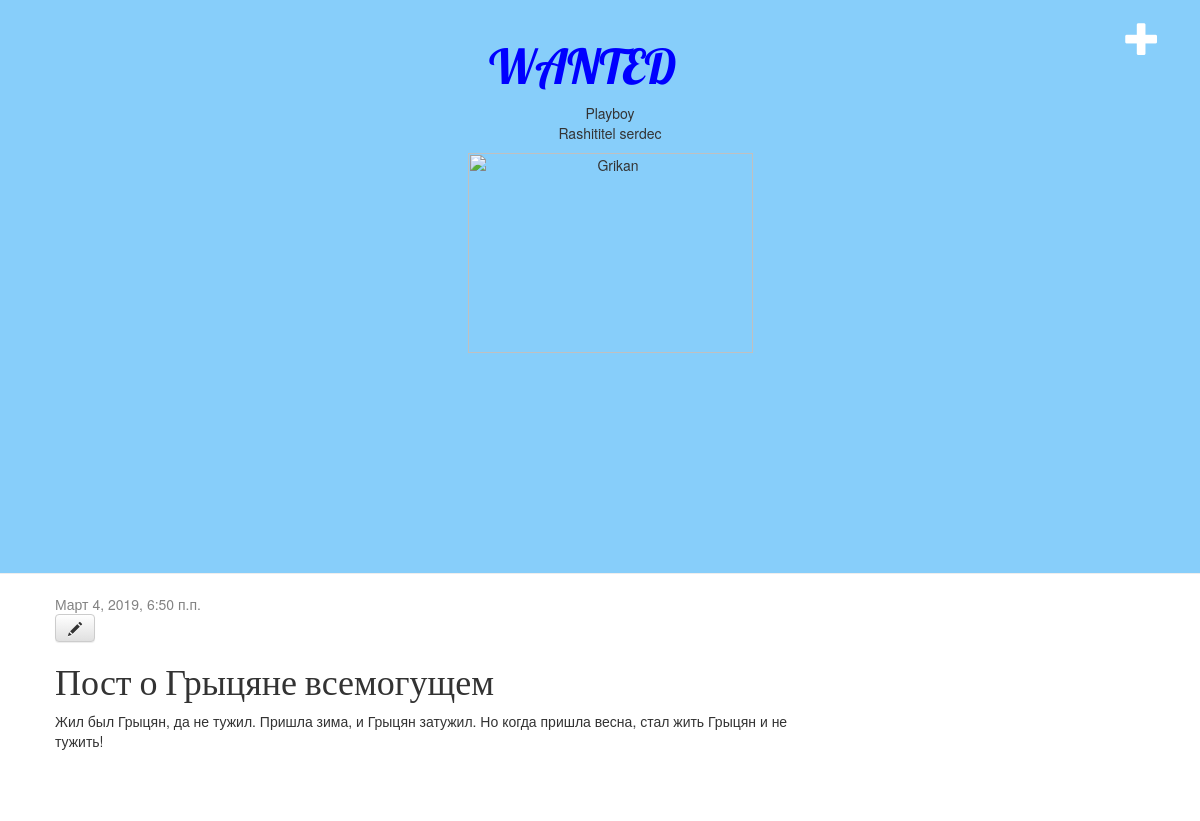
The page /post/1/ (signed in) on the database as committed earlier.
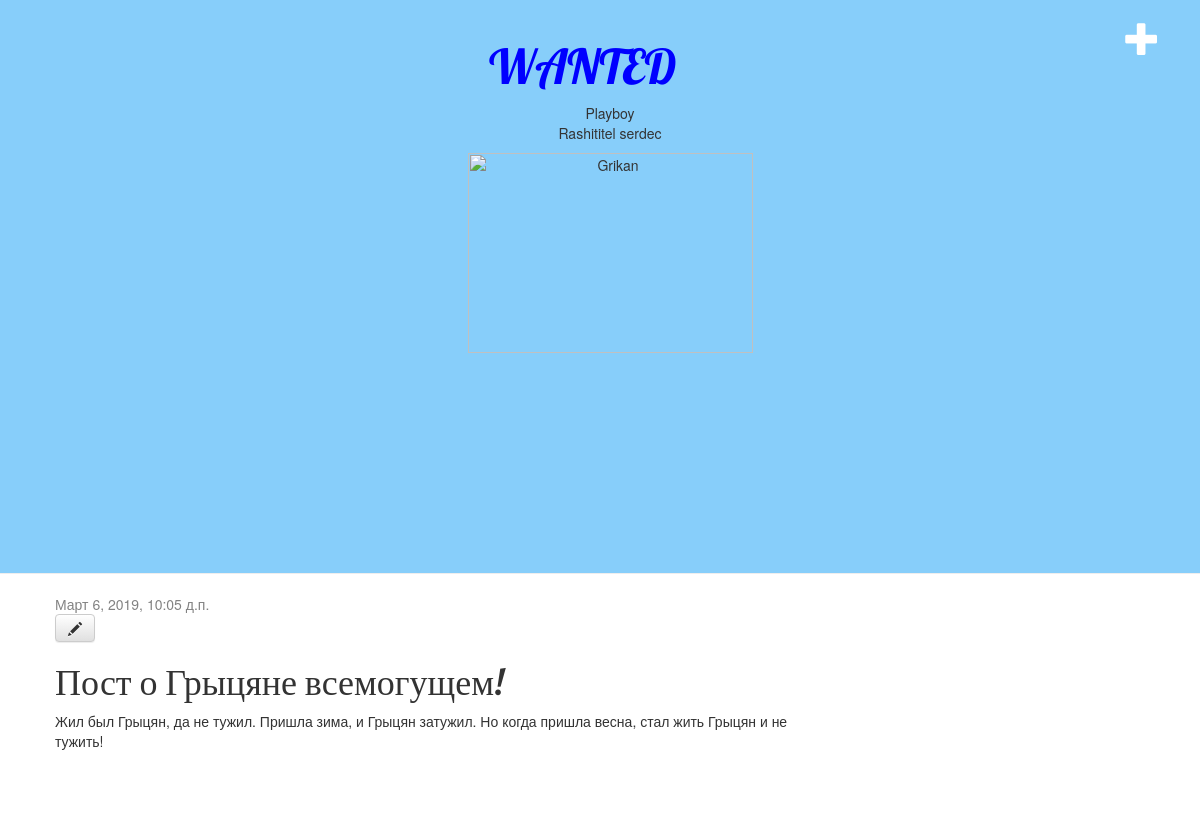
The same page on the database as committed later.
### blog/models.py (models this page shows, shortened)
class Post(models.Model):
    author = models.ForeignKey(settings.AUTH_USER_MODEL, on_delete=models.CASCADE)
    title = models.CharField(max_length=200)
    text = models.TextField()
    created_date = models.DateTimeField(default=timezone.now)
    published_date = models.DateTimeField(blank=True, null=True)

### blog/views.py (the view)
# urls.py: path('post/<int:pk>/', views.post_detail, name='post_detail'),
def post_detail(request, pk):
    post = get_object_or_404(Post, pk=pk)
    return render(request, 'blog/post_detail.html', {'post': post})

### blog/templates/blog/post_detail.html
{% extends 'blog/base.html' %}
{% block content %}
    <div class="post">
        {% if post.published_date %}
            <div class="date">
                {{ post.published_date }}
            </div>
        {% endif %}
        {% if user.is_authenticated %}
            <a class="btn btn-default" href="{% url 'post_edit' pk=post.pk %}"><span class="glyphicon glyphicon-pencil"></span></a>
        {% endif %}
        <h1>{{ post.title }}</h1>
        <p>{{ post.text|linebreaksbr }}</p>
    </div>
{% endblock %}

Rows that differ between the two databases and show on the page:
changed Post: published_date "Март 4, 2019, 6:50 п.п." → "Март 6, 2019, 10:05 д.п."; title "Пост о Грыцяне всемогущем" → "Пост о Грыцяне всемогущем!"
